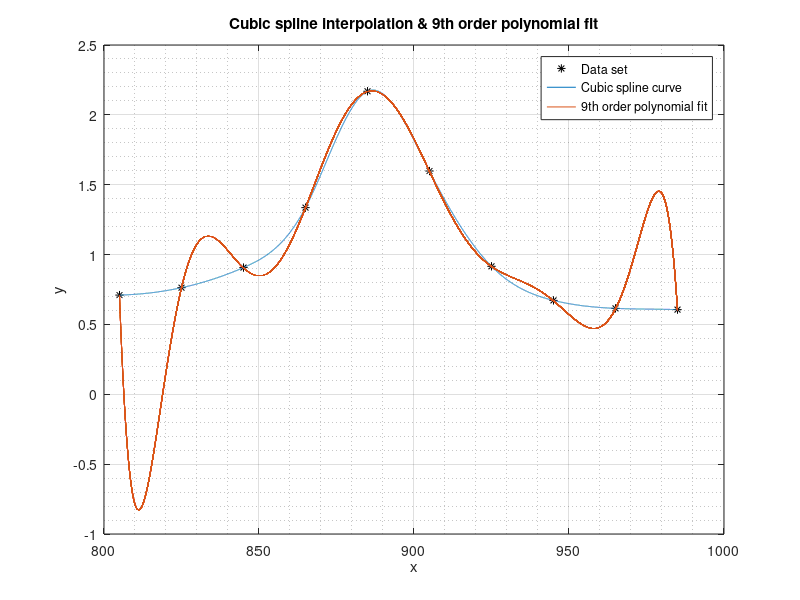

Write MATLAB code to recreate this figure.
clear

x=[805 825 845 865 885 905 925 945 965 985];
y=[0.710 0.763 0.907 1.336 2.169 1.598 0.916 0.672 0.615 0.606];

%cubic spline interpolation
xx=min(x):0.01:max(x);
yy=spline(x,y,xx);

%9th order polynomial fit
xxx=min(x):0.0001:max(x);
PolyFit_9th=polyval(polyfit(x,y,9),xxx);

plot(x,y,'k*',xx,yy,xxx,PolyFit_9th);
grid on
grid minor
title('Cubic spline interpolation & 9th order polynomial fit')
xlabel('x')
ylabel('y')
legend('Data set','Cubic spline curve','9th order polynomial fit')